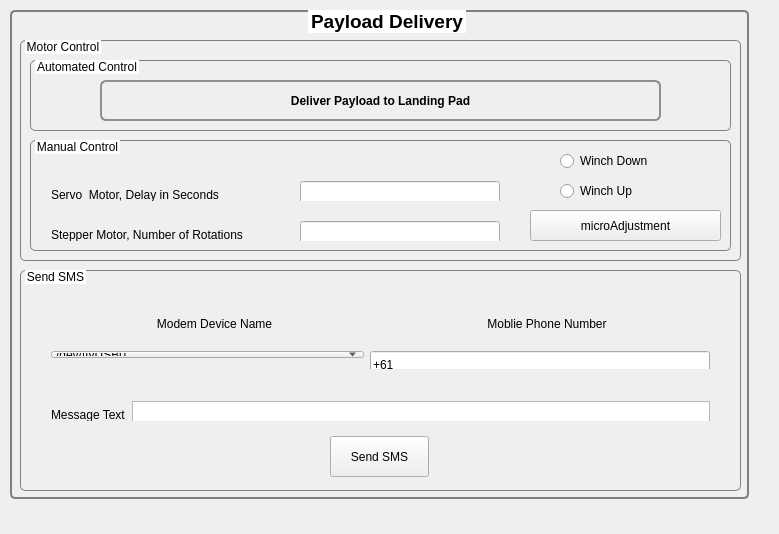
<?xml version="1.0" encoding="UTF-8"?>
<ui version="4.0">
 <class>ambulance</class>
 <widget class="QWidget" name="ambulance">
  <property name="geometry">
   <rect>
    <x>0</x>
    <y>0</y>
    <width>779</width>
    <height>534</height>
   </rect>
  </property>
  <property name="windowTitle">
   <string>ambulance</string>
  </property>
  <widget class="QWidget" name="gridLayoutWidget">
   <property name="geometry">
    <rect>
     <x>0</x>
     <y>0</y>
     <width>761</width>
     <height>521</height>
    </rect>
   </property>
   <layout class="QGridLayout" name="ambulanceGridLayout"/>
  </widget>
  <widget class="QGroupBox" name="payloadDeliveryGroupBox">
   <property name="geometry">
    <rect>
     <x>10</x>
     <y>10</y>
     <width>739</width>
     <height>489</height>
    </rect>
   </property>
   <property name="font">
    <font>
     <pointsize>14</pointsize>
     <weight>75</weight>
     <bold>true</bold>
    </font>
   </property>
   <property name="accessibleName">
    <string/>
   </property>
   <property name="styleSheet">
    <string notr="true">QGroupBox {
          border: 2px solid grey;
          border-radius: 5px;
          margin-top: 1ex;
}

QGroupBox::title {
 	subcontrol-origin: margin;
    subcontrol-position: top center; 
    top: 0px; left: 5px; bottom: 0px;
	background-color: white;
 }


</string>
   </property>
   <property name="title">
    <string>Payload Delivery</string>
   </property>
   <property name="alignment">
    <set>Qt::AlignCenter</set>
   </property>
   <widget class="QGroupBox" name="motorControlGroupBox">
    <property name="geometry">
     <rect>
      <x>10</x>
      <y>30</y>
      <width>721</width>
      <height>221</height>
     </rect>
    </property>
    <property name="styleSheet">
     <string notr="true">QGroupBox {
          border: 1px solid grey;
          border-radius: 5px;
          margin-top: 1ex;
}

QGroupBox::title {
    subcontrol-origin: margin;
   	subcontrol-position: top left; /* position at top left */
   	top: 0px; left: 5px; bottom: 0px;
	background-color: white;
 }</string>
    </property>
    <property name="title">
     <string>Motor Control</string>
    </property>
    <widget class="QGroupBox" name="groupBox">
     <property name="geometry">
      <rect>
       <x>10</x>
       <y>100</y>
       <width>701</width>
       <height>111</height>
      </rect>
     </property>
     <property name="title">
      <string>Manual Control</string>
     </property>
     <widget class="QWidget" name="horizontalLayoutWidget_4">
      <property name="geometry">
       <rect>
        <x>10</x>
        <y>30</y>
        <width>471</width>
        <height>31</height>
       </rect>
      </property>
      <layout class="QHBoxLayout" name="horizontalLayout_4">
       <item>
        <widget class="QLabel" name="label_4">
         <property name="minimumSize">
          <size>
           <width>250</width>
           <height>27</height>
          </size>
         </property>
         <property name="maximumSize">
          <size>
           <width>250</width>
           <height>27</height>
          </size>
         </property>
         <property name="text">
          <string>Servo  Motor, Delay in Seconds</string>
         </property>
        </widget>
       </item>
       <item>
        <widget class="QLineEdit" name="servoDelaySec">
         <property name="minimumSize">
          <size>
           <width>200</width>
           <height>27</height>
          </size>
         </property>
         <property name="maximumSize">
          <size>
           <width>200</width>
           <height>27</height>
          </size>
         </property>
         <property name="inputMethodHints">
          <set>Qt::ImhDigitsOnly</set>
         </property>
         <property name="maxLength">
          <number>2</number>
         </property>
        </widget>
       </item>
      </layout>
     </widget>
     <widget class="QWidget" name="horizontalLayoutWidget_5">
      <property name="geometry">
       <rect>
        <x>10</x>
        <y>70</y>
        <width>471</width>
        <height>31</height>
       </rect>
      </property>
      <layout class="QHBoxLayout" name="horizontalLayout_5">
       <item>
        <widget class="QLabel" name="label_5">
         <property name="sizePolicy">
          <sizepolicy hsizetype="Fixed" vsizetype="Fixed">
           <horstretch>0</horstretch>
           <verstretch>0</verstretch>
          </sizepolicy>
         </property>
         <property name="minimumSize">
          <size>
           <width>250</width>
           <height>27</height>
          </size>
         </property>
         <property name="maximumSize">
          <size>
           <width>250</width>
           <height>27</height>
          </size>
         </property>
         <property name="text">
          <string>Stepper Motor, Number of Rotations</string>
         </property>
        </widget>
       </item>
       <item>
        <widget class="QLineEdit" name="stepperNumRotations">
         <property name="minimumSize">
          <size>
           <width>200</width>
           <height>27</height>
          </size>
         </property>
         <property name="maximumSize">
          <size>
           <width>200</width>
           <height>27</height>
          </size>
         </property>
         <property name="inputMethodHints">
          <set>Qt::ImhDigitsOnly</set>
         </property>
         <property name="text">
          <string/>
         </property>
         <property name="maxLength">
          <number>32767</number>
         </property>
        </widget>
       </item>
      </layout>
     </widget>
     <widget class="QPushButton" name="microAdjPushButton">
      <property name="geometry">
       <rect>
        <x>500</x>
        <y>70</y>
        <width>191</width>
        <height>31</height>
       </rect>
      </property>
      <property name="text">
       <string>microAdjustment</string>
      </property>
     </widget>
     <widget class="QRadioButton" name="winchUpRadioButton">
      <property name="geometry">
       <rect>
        <x>530</x>
        <y>40</y>
        <width>117</width>
        <height>22</height>
       </rect>
      </property>
      <property name="text">
       <string>Winch Up</string>
      </property>
     </widget>
     <widget class="QRadioButton" name="winchDownRadioButton">
      <property name="geometry">
       <rect>
        <x>530</x>
        <y>10</y>
        <width>117</width>
        <height>22</height>
       </rect>
      </property>
      <property name="text">
       <string>Winch Down</string>
      </property>
     </widget>
    </widget>
    <widget class="QGroupBox" name="groupBox_2">
     <property name="geometry">
      <rect>
       <x>10</x>
       <y>20</y>
       <width>701</width>
       <height>71</height>
      </rect>
     </property>
     <property name="title">
      <string>Automated Control</string>
     </property>
     <widget class="QPushButton" name="deliverPayloadPushButton">
      <property name="geometry">
       <rect>
        <x>70</x>
        <y>20</y>
        <width>561</width>
        <height>41</height>
       </rect>
      </property>
      <property name="font">
       <font>
        <weight>75</weight>
        <italic>false</italic>
        <bold>true</bold>
        <strikeout>false</strikeout>
        <stylestrategy>PreferDefault</stylestrategy>
        <kerning>true</kerning>
       </font>
      </property>
      <property name="styleSheet">
       <string notr="true">QPushButton {
    border: 2px solid #8f8f91;
    border-radius: 6px;
    background-color: qlineargradient(x1: 0, y1: 0, x2: 0, y2: 1,
                                      stop: 0 #800000, stop: 1 #dadbde);
    min-width: 80px;
}

QPushButton:pressed {
    background-color: qlineargradient(x1: 0, y1: 0, x2: 0, y2: 1,
                                      stop: 0 #dadbde, stop: 1 #f6f7fa);
}

QPushButton:default {
    border-color: navy; /* make the default button prominent */
}
</string>
      </property>
      <property name="text">
       <string>Deliver Payload to Landing Pad</string>
      </property>
     </widget>
    </widget>
   </widget>
   <widget class="QGroupBox" name="sendSMSGroupBox">
    <property name="geometry">
     <rect>
      <x>10</x>
      <y>260</y>
      <width>721</width>
      <height>221</height>
     </rect>
    </property>
    <property name="styleSheet">
     <string notr="true">QGroupBox {
          border: 1px solid grey;
          border-radius: 5px;
          margin-top: 1ex;
}

QGroupBox::title {
    subcontrol-origin: margin;
    subcontrol-position: top left; /* position at top left */
    top: 0px; left: 5px; bottom: 0px;
	background-color: white;
 }
</string>
    </property>
    <property name="title">
     <string>Send SMS</string>
    </property>
    <widget class="QWidget" name="horizontalLayoutWidget">
     <property name="geometry">
      <rect>
       <x>20</x>
       <y>30</y>
       <width>681</width>
       <height>31</height>
      </rect>
     </property>
     <layout class="QHBoxLayout" name="horizontalLayout">
      <item>
       <widget class="QLabel" name="label_3">
        <property name="sizePolicy">
         <sizepolicy hsizetype="Preferred" vsizetype="Fixed">
          <horstretch>0</horstretch>
          <verstretch>0</verstretch>
         </sizepolicy>
        </property>
        <property name="minimumSize">
         <size>
          <width>0</width>
          <height>27</height>
         </size>
        </property>
        <property name="maximumSize">
         <size>
          <width>16777215</width>
          <height>27</height>
         </size>
        </property>
        <property name="text">
         <string>&lt;html&gt;&lt;head/&gt;&lt;body&gt;&lt;p align=&quot;center&quot;&gt;Modem Device Name&lt;/p&gt;&lt;/body&gt;&lt;/html&gt;</string>
        </property>
        <property name="indent">
         <number>-1</number>
        </property>
       </widget>
      </item>
      <item>
       <widget class="QLabel" name="label_2">
        <property name="sizePolicy">
         <sizepolicy hsizetype="Preferred" vsizetype="Fixed">
          <horstretch>0</horstretch>
          <verstretch>0</verstretch>
         </sizepolicy>
        </property>
        <property name="minimumSize">
         <size>
          <width>0</width>
          <height>27</height>
         </size>
        </property>
        <property name="maximumSize">
         <size>
          <width>16777215</width>
          <height>27</height>
         </size>
        </property>
        <property name="text">
         <string>&lt;html&gt;&lt;head/&gt;&lt;body&gt;&lt;p align=&quot;center&quot;&gt;Moblie Phone Number&lt;/p&gt;&lt;/body&gt;&lt;/html&gt;</string>
        </property>
       </widget>
      </item>
     </layout>
    </widget>
    <widget class="QWidget" name="horizontalLayoutWidget_2">
     <property name="geometry">
      <rect>
       <x>20</x>
       <y>120</y>
       <width>681</width>
       <height>31</height>
      </rect>
     </property>
     <layout class="QHBoxLayout" name="horizontalLayout_2">
      <item>
       <widget class="QLabel" name="label">
        <property name="minimumSize">
         <size>
          <width>0</width>
          <height>27</height>
         </size>
        </property>
        <property name="maximumSize">
         <size>
          <width>16777215</width>
          <height>27</height>
         </size>
        </property>
        <property name="text">
         <string>Message Text</string>
        </property>
       </widget>
      </item>
      <item>
       <widget class="QTextEdit" name="messageTextTextEdit">
        <property name="minimumSize">
         <size>
          <width>0</width>
          <height>27</height>
         </size>
        </property>
        <property name="maximumSize">
         <size>
          <width>16777215</width>
          <height>27</height>
         </size>
        </property>
        <property name="inputMethodHints">
         <set>Qt::ImhNone</set>
        </property>
       </widget>
      </item>
     </layout>
    </widget>
    <widget class="QPushButton" name="sendSMSPushButton">
     <property name="geometry">
      <rect>
       <x>310</x>
       <y>166</y>
       <width>99</width>
       <height>41</height>
      </rect>
     </property>
     <property name="text">
      <string>Send SMS</string>
     </property>
    </widget>
    <widget class="QWidget" name="horizontalLayoutWidget_3">
     <property name="geometry">
      <rect>
       <x>20</x>
       <y>70</y>
       <width>681</width>
       <height>29</height>
      </rect>
     </property>
     <layout class="QHBoxLayout" name="horizontalLayout_3" stretch="0,0">
      <property name="spacing">
       <number>6</number>
      </property>
      <item>
       <widget class="QComboBox" name="modemDevNameComboBox">
        <property name="currentIndex">
         <number>0</number>
        </property>
        <item>
         <property name="text">
          <string>/dev/ttyUSB0</string>
         </property>
        </item>
        <item>
         <property name="text">
          <string>/dev/ttyUSB1</string>
         </property>
        </item>
        <item>
         <property name="text">
          <string>/dev/ttyUSB2</string>
         </property>
        </item>
       </widget>
      </item>
      <item>
       <widget class="QLineEdit" name="mobileNumLineEdit">
        <property name="minimumSize">
         <size>
          <width>340</width>
          <height>27</height>
         </size>
        </property>
        <property name="maximumSize">
         <size>
          <width>340</width>
          <height>27</height>
         </size>
        </property>
        <property name="inputMethodHints">
         <set>Qt::ImhDigitsOnly|Qt::ImhFormattedNumbersOnly|Qt::ImhPreferNumbers</set>
        </property>
        <property name="text">
         <string>+61</string>
        </property>
        <property name="maxLength">
         <number>12</number>
        </property>
       </widget>
      </item>
     </layout>
    </widget>
   </widget>
  </widget>
 </widget>
 <layoutdefault spacing="6" margin="11"/>
 <resources/>
 <connections/>
</ui>
